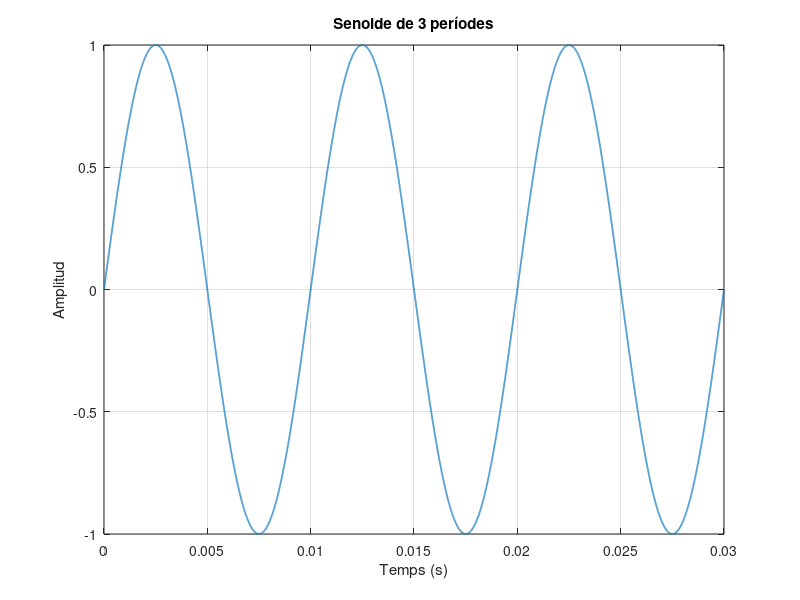

Source code (MATLAB): (Note: this script raises an error after producing the figure.)
% Nom complet component/s del grup
clear all
close all

%% Paràmetres base
A = 1;
fa = 100;
fs = 1e6;
Z = 50;

% 3 períodes de la senoide
T = 1/fa;
t = 0:1/fs:(3*T - 1/fs);
xa = A*sin(2*pi*fa*t);

figure
plot(t, xa, 'LineWidth', 1.2)
xlabel('Temps (s)')
ylabel('Amplitud')
title('Senoide de 3 períodes')
grid on

%% FFT + fftshift + eix k coherent
N = length(xa);
[X, k] = FuncioTFZP(xa, fs, N);

figure
plot(k, abs(X), 'LineWidth', 1.2)
xlabel('Freqüència (Hz)')
ylabel('|X(f)|')
title('FFT de la senoide (sense zero padding)')
grid on

%% Zero padding (augment de resolució freqüencial)
factorZP = 16;
[Xzp, kzp] = FuncioTFZP(xa, fs, factorZP*N);

figure
plot(kzp, abs(Xzp), 'LineWidth', 1.2)
xlabel('Freqüència (Hz)')
ylabel('|X(f)|')
title('FFT de la senoide amb zero padding')
grid on

%% Suma de senoides
xsum = sin(2*pi*100e3*t) + 0.8*sin(2*pi*180e3*t) + 0.6*sin(2*pi*260e3*t);
[Xsum, ksum] = FuncioTFZP(xsum, fs, factorZP*length(xsum));

figure
subplot(2,1,1)
plot(t, xsum, 'LineWidth', 1.2)
xlabel('Temps (s)')
ylabel('Amplitud')
title('Suma de senoides (temps)')
grid on
subplot(2,1,2)
plot(ksum, abs(Xsum), 'LineWidth', 1.2)
xlabel('Freqüència (Hz)')
ylabel('|X(f)|')
title('Suma de senoides (freqüència)')
grid on

%% Senyal quadrada
fq = 50e3;
xsq = square(2*pi*fq*t);
[Xsq, ksq] = FuncioTFZP(xsq, fs, factorZP*length(xsq));

figure
subplot(2,1,1)
plot(t, xsq, 'LineWidth', 1.2)
xlabel('Temps (s)')
ylabel('Amplitud')
title('Senyal quadrada (temps)')
grid on
subplot(2,1,2)
plot(ksq, abs(Xsq), 'LineWidth', 1.2)
xlabel('Freqüència (Hz)')
ylabel('|X(f)|')
title('Senyal quadrada (freqüència)')
grid on

%% Potència en dBm (Z = 50 ohm)
PxdBm_xsum = FuncioPotencia(Xsum, ksum, Z);

figure
plot(ksum, PxdBm_xsum, 'LineWidth', 1.2)
xlabel('Freqüència (Hz)')
ylabel('Potència (dBm)')
title('Potència espectral de la suma de senoides')
grid on

%% Enventanat: rectangular, hamming, triangular
f0 = 100.5e3;
Nw = 1024;
tw = (0:Nw-1)/fs;
xw = sin(2*pi*f0*tw);

wRect = ones(1, Nw);
wHam = hamming(Nw).';
wTri = triang(Nw).';

[Xrect, krect] = FuncioTFZP(xw.*wRect, fs, 16*Nw);
[Xham, kham] = FuncioTFZP(xw.*wHam, fs, 16*Nw);
[Xtri, ktri] = FuncioTFZP(xw.*wTri, fs, 16*Nw);

figure
plot(krect/1e3, 20*log10(abs(Xrect)/max(abs(Xrect))), 'LineWidth', 1.2)
hold on
plot(kham/1e3, 20*log10(abs(Xham)/max(abs(Xham))), 'LineWidth', 1.2)
plot(ktri/1e3, 20*log10(abs(Xtri)/max(abs(Xtri))), 'LineWidth', 1.2)
xlabel('Freqüència (kHz)')
ylabel('Magnitud normalitzada (dB)')
title('Comparació de lòbul principal i lòbuls secundaris')
legend('Rectangular', 'Hamming', 'Triangular')
axis([80 120 -120 5])
grid on
